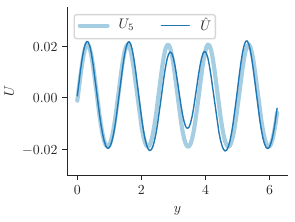

Write Python code to recreate this figure.
#!/usr/bin/env python

import sys
import pylab
import numpy as np
import matplotlib.ticker as mtick
import seaborn as sns

fig_width_pt = 0.5*426  # Get this from LaTeX using \showthe\columnwidth
inches_per_pt = 1.0/72.27               # Convert pt to inch
#ratio = 1.1
ratio = 4./3                            # Sane ratio
#ratio = 2./(pylab.sqrt(5)-1.0)                # Aesthetic ratio
fig_width = fig_width_pt*inches_per_pt  # width in inches
fig_height = fig_width/ratio            # height in inches
fig_size =  [fig_width,fig_height]

sns.set_style("ticks")
params = {'backend': 'ps',
          'axes.labelsize': 10,
          'font.family': 'serif',
          'font.serif': 'Computer Modern Roman',
          'font.weight': 'normal',
          'legend.fontsize': 10,
          'xtick.labelsize': 10,
          'ytick.labelsize': 10,
          'text.usetex': True,
          'figure.figsize': fig_size}
pylab.rcParams.update(params)

# Generate data
d = np.loadtxt('data/stable_5jet');
y,U5,U5p,U5pp = [d[:,i] for i in range(4)]
U = np.roll(np.loadtxt('data/new-4-to-5-saddle'), 13)

cm=sns.color_palette("Paired",2)
sns.set_palette(cm)

pylab.plot(y, U5, '-', color=cm[0], lw=3, label=r"$U_5$");
pylab.plot(y, U, '-', color=cm[1], lw=1, label=r"$\hat U$");

pylab.xlabel(r'$y$')
pylab.ylabel(r"$U$")
pylab.legend(loc='upper left', ncol=2)
pylab.ylim((-0.03,0.035))

#pylab.gca().yaxis.set_major_formatter(mtick.FormatStrFormatter('%.2e'))

pylab.tight_layout(pad=0.2)
sns.despine()
pylab.savefig('merger-5-to-4-saddle.pdf')
